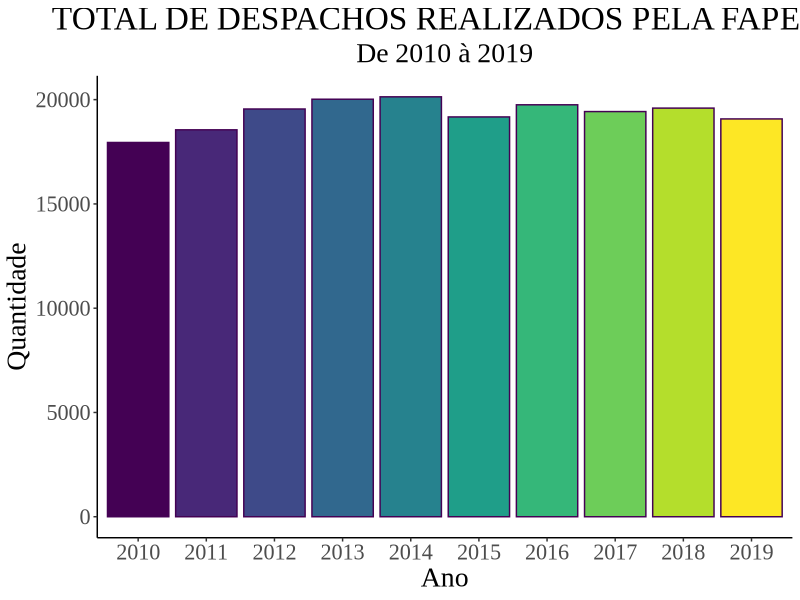
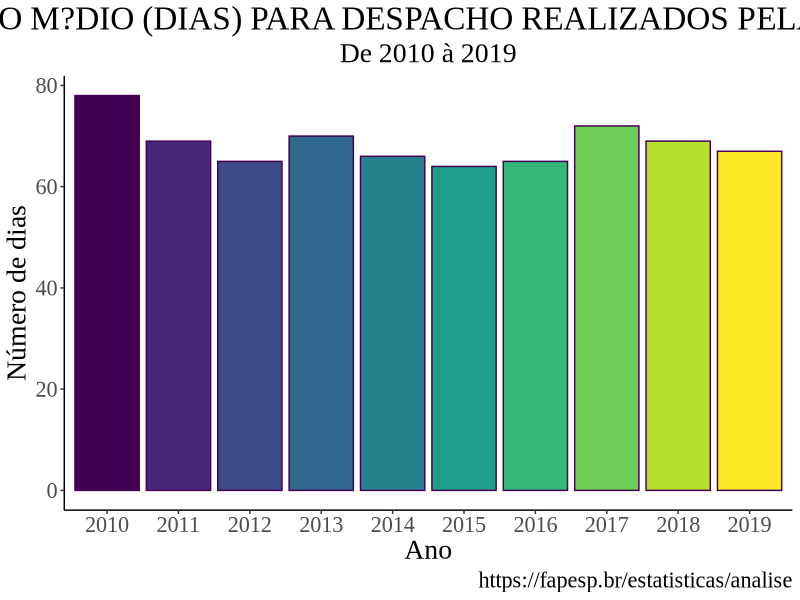
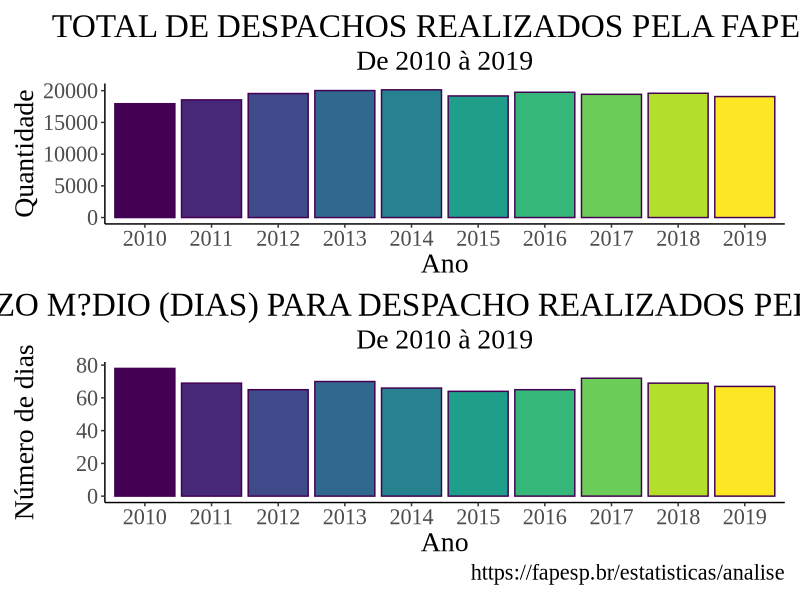

Write R code to recreate these figures, in order.
# Carregando pacotes --------------------------------------------------------------------------
library(tidyverse)
library(viridis)

# Lendo a base --------------------------------------------------------------------------------
df2 <- read.csv(file = "adjusted_data/fapesp_despachos_2010-2019.csv",
                encoding = "UTF-8")

# Plot ----------------------------------------------------------------------------------------

# Total de Despachos

g2 <-
  df2 |>
    filter(despachos == "Quantidade") |>
    ggplot(aes(
    x = as.factor(Ano),
    y = Quantidade,
    colour = "white",
    fill = Ano
  )) +
  geom_col(show.legend = FALSE) +
  scale_color_viridis(discrete = TRUE) +
  scale_fill_viridis(discrete = FALSE) +
  labs(title = "TOTAL DE DESPACHOS REALIZADOS PELA FAPESP",
       subtitle = "De 2010 à 2019") +
  xlab("Ano") +
  theme_classic() +
  theme(text = element_text(size = 20,
                                     family = "Times New Roman"),
        plot.title = element_text(hjust = 0.5),
        plot.subtitle = element_text(hjust = 0.5))
g2

# Prazo m?dio para o Despacho

g3 <-
  df2 |>
  filter(despachos == "Prazo médio (dias)") |>
  mutate(
    Quantidade = Quantidade/1000
  ) |>
  ggplot(aes(
    x = as.factor(Ano),
    y = Quantidade,
    colour = "white",
    fill = Ano
  )) +
  geom_col(show.legend = FALSE) +
  scale_color_viridis(discrete = TRUE) +
  scale_fill_viridis(discrete = FALSE) +
  labs(title = "PRAZO M?DIO (DIAS) PARA DESPACHO REALIZADOS PELA FAPESP",
       subtitle = "De 2010 à 2019",
       caption = "https://fapesp.br/estatisticas/analise") +
  xlab("Ano") +
  ylab("Número de dias") +
  theme_classic() +
  theme(text = element_text(size = 20,
                                     family = "Times New Roman"),
        plot.title = element_text(hjust = 0.5),
        plot.subtitle = element_text(hjust = 0.5))
g3

# LAYOUT --------------------------------------------------------------------------------------
library(patchwork)

g2/g3




